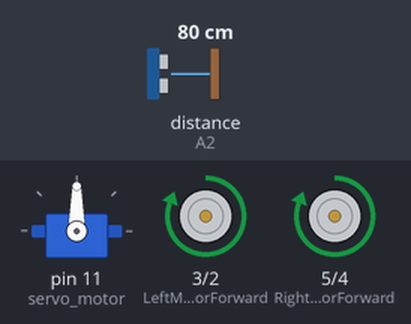
The sketch below on a simulated Arduino Uno, built with avr-gcc and run on an emulated ATmega328P. Shown: servo, motor-driver pin pairs drawn as motors (green arrow = first pin HIGH = forward, orange = second pin HIGH = backward, longer = more drive). Inputs (shaded band) come from the test bench; at power-on: distance to the obstacle (sensor on A2) 80 cm. The echo pulse lasts 58.3 µs per cm.

Above: at 3.8 s.
3.9 s: distance to the obstacle (sensor on A2) set to 23 cm
5.4 s: distance to the obstacle (sensor on A2) set to 20 cm
At 6.7 s:
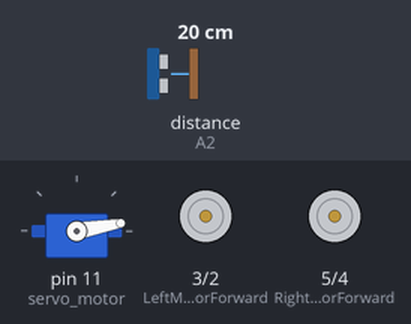
8.4 s: distance to the obstacle (sensor on A2) set to 35 cm
At 8.4 s:
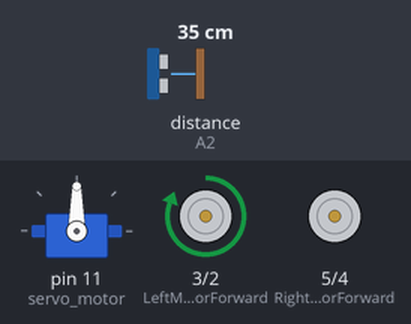
11.1 s: distance to the obstacle (sensor on A2) set to 2 cm
At 13.5 s:
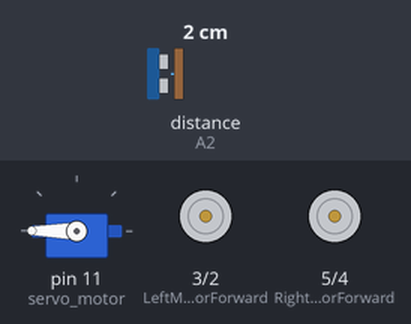
Timing chart, 0 to 15.1 s (numbered marks = the images above; inputs shaded):
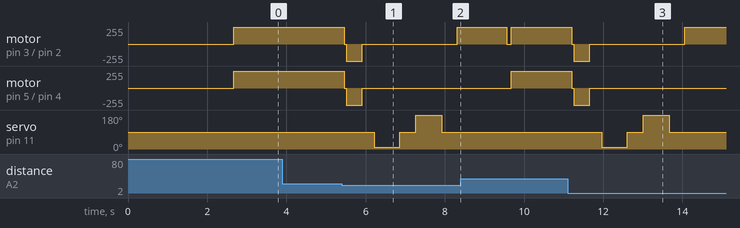

The sketch:

_________________2562.ino
```cpp
#include<Servo.h>
#include<NewPing.h>

const int LeftMotorForward = 3; // 3
const int LeftMotorBackward = 2; // 2
const int RightMotorForward = 5; // 5
const int RightMotorBackward = 4; //4


#define trig_pin A1
#define echo_pin A2
#define maximun_distance 200
boolean goseForward = false;

int distance = 100;

NewPing sonar(trig_pin, echo_pin, maximun_distance);  //sona

Servo servo_motor;

void setup() {
  pinMode(RightMotorForward, OUTPUT);
  pinMode(LeftMotorForward, OUTPUT);
  pinMode(LeftMotorBackward, OUTPUT);
  pinMode(RightMotorBackward, OUTPUT);

  servo_motor.attach(11);
  servo_motor.write(90);

  delay(2000);
  distance == readPing();
  delay(100);
  distance == readPing();
  delay(100);
  distance == readPing();
  delay(100);
  distance == readPing();
  delay(100);
}


void loop() {
  int distanceRight = 21;
  int distanceLeft = 21;
  delay(50);

  if(distance <= 21) {
    moveStop();
    delay(50);
    moveBackward();
    delay(400);
    moveStop();
    delay(300);
    distanceRight = lookright();
    delay(400);
    distanceLeft = lookleft();
    delay(400);

  if(distance <= distanceRight&&distance >= distanceLeft) {
    turnRight();
    delay(1150);
    moveStop();
    }
  else if (distance <= distanceLeft&& distance >= distanceRight) {
    turnLeft();
    delay(1150);
    moveStop();
    }
   else if (distance <= distanceLeft&&distance <= distanceRight) {
      moveBackward();
    delay(2000);
    moveStop();
    delay(10000);
    }


  }
  else {
      moveForward();
    }
  distance = readPing();
}


int lookright() {
  servo_motor.write(10);
  delay(500);
  int distance = readPing();
  delay(100);
  servo_motor.write(90);
  return distance;
  delay(100);
  }
int lookleft() {
  servo_motor.write(180);
  delay(500);
  int distance = readPing();
  delay(100);
  servo_motor.write(90);
  return distance;
  delay(100);
  }

int readPing() {
  delay(50);
  int cm = sonar.ping_cm();
  if (cm==0) {
    cm = 250;

    }
    return cm;
  }

void moveStop() {
  digitalWrite(RightMotorForward, LOW);
  digitalWrite(LeftMotorForward, LOW);
  digitalWrite(RightMotorBackward , LOW);
  digitalWrite(LeftMotorBackward, LOW);
  }

void moveForward() {
  if(!goseForward) {
    goseForward = true;

    digitalWrite(LeftMotorForward, HIGH);
    digitalWrite(RightMotorForward, HIGH);

    digitalWrite(LeftMotorBackward, LOW);
    digitalWrite(RightMotorBackward, LOW);
    }
  }

void moveBackward() {
  goseForward = false;

  digitalWrite(LeftMotorBackward, HIGH);
  digitalWrite(RightMotorBackward, HIGH);

  digitalWrite(LeftMotorForward, LOW);
  digitalWrite(RightMotorForward, LOW);
  }

void turnRight() {
  digitalWrite(LeftMotorForward, HIGH);
  digitalWrite(RightMotorBackward, LOW);

  digitalWrite(LeftMotorBackward, LOW);
  digitalWrite(RightMotorForward,LOW);
  delay(100);

  digitalWrite(LeftMotorForward, HIGH);
  digitalWrite(RightMotorForward, LOW);
  digitalWrite(LeftMotorBackward, LOW);
  digitalWrite(RightMotorBackward, LOW);
  }

void turnLeft() {

  digitalWrite(LeftMotorBackward, LOW);
  digitalWrite(RightMotorForward, HIGH);

  digitalWrite(LeftMotorForward, LOW);
  digitalWrite(RightMotorBackward, LOW);

  delay(100);
  digitalWrite(LeftMotorForward, LOW);
  digitalWrite(RightMotorForward, HIGH);

  digitalWrite(LeftMotorForward, LOW);
  digitalWrite(RightMotorBackward, LOW);


  }
```

Measured:
- the behaviour switches between 22 and 21 cm on distance to the obstacle (sensor on A2) (found by bisection; images 0 and 1)
- after the input at 3.9 s, every drawn part: stays the same
- after the input at 5.4 s, motor on pin 3 (LeftMotorForward) / pin 2 (LeftMotorBackward): forward 255/255 → backward 255/255 after 0.07 s, → stopped 0.45 s later, → forward 255/255 2.4 s later; motor on pin 5 (RightMotorForward) / pin 4 (RightMotorBackward): forward 255/255 → backward 255/255 after 0.07 s, → stopped 0.45 s later
- after the input at 8.4 s, servo on pin 11 (servo_motor): stays 90° (without the input it goes to 10° after 2.0 s)
- after the input at 11.1 s, motor on pin 3 (LeftMotorForward) / pin 2 (LeftMotorBackward): forward 255/255 → backward 255/255 after 0.11 s, → stopped 0.45 s later, → forward 255/255 2.4 s later; motor on pin 5 (RightMotorForward) / pin 4 (RightMotorBackward): forward 255/255 → backward 255/255 after 0.11 s, → stopped 0.45 s later
